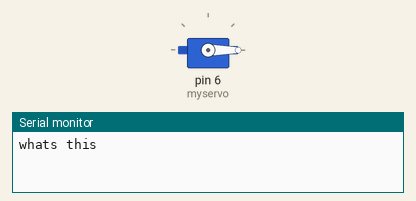
Recording of a sketch running on a simulated Arduino Uno, built with avr-gcc and run on an emulated ATmega328P. On the bench: servo, the last lines printed to the serial monitor.

Above: at 0.05 s.
At 4.0 s:
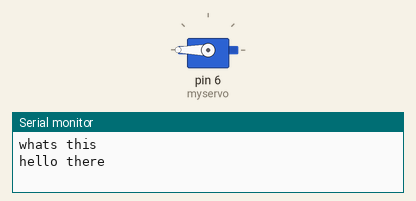
Timing chart, 0 to 5.2 s (numbered marks = the images above):
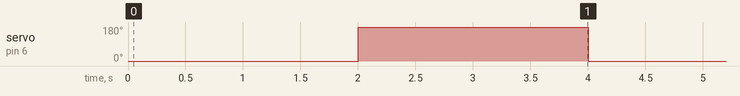

The sketch:

goddardneckcontrol.ino
```cpp
//This code is to demonstrate the use of a continuous rotation servo motor with its different functions
//Refer to surtrtech.com to understand further

#include <Servo.h> //Servo library

Servo myservo;  //Servo name is myservo


void setup() {
  Serial.begin(9600);
  myservo.attach(6);  // attaches the servo signal pin on pin D6

}

void loop() {
  Serial.println("whats this");// You can display on the serial the signal value
  myservo.write(0); //Turn clockwise at high speed
  delay(1000);
  myservo.detach();//Stop. You can use deatch function or use write(x), as x is the middle of 0-180 which is 90, but some lack of precision may change this value
  delay(1000);
  myservo.attach(6);//Always use attach function after detach to re-connect your servo with the board
  Serial.println("hello there");//Turn left high speed
  myservo.write(360);
  delay(1000);
  myservo.detach();//Stop
  delay(1000);
  myservo.attach(6);


//myservo.write(92); //Used in the tutorial video, 92 was my stop value

}
```

Measured:
- by itself, servo on pin 6 (myservo): alternates 180° for 2.0 s and 0° for 2.0 s
